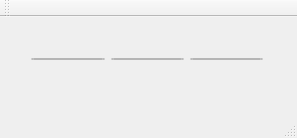
<?xml version="1.0" encoding="UTF-8"?>
<ui version="4.0">
 <class>MainWindow</class>
 <widget class="QMainWindow" name="MainWindow">
  <property name="geometry">
   <rect>
    <x>0</x>
    <y>0</y>
    <width>297</width>
    <height>138</height>
   </rect>
  </property>
  <property name="windowTitle">
   <string>MainWindow</string>
  </property>
  <widget class="QWidget" name="centralWidget">
   <widget class="QWidget" name="">
    <property name="geometry">
     <rect>
      <x>20</x>
      <y>30</y>
      <width>254</width>
      <height>24</height>
     </rect>
    </property>
    <layout class="QGridLayout" name="gridLayout">
     <item row="0" column="0">
      <widget class="QPushButton" name="exit_button">
       <property name="text">
        <string>Exit</string>
       </property>
      </widget>
     </item>
     <item row="0" column="1">
      <widget class="QPushButton" name="start_button">
       <property name="text">
        <string>Start</string>
       </property>
      </widget>
     </item>
     <item row="0" column="2">
      <widget class="QPushButton" name="dev_info_button">
       <property name="text">
        <string>Dev Info</string>
       </property>
      </widget>
     </item>
    </layout>
   </widget>
  </widget>
  <widget class="QMenuBar" name="menuBar">
   <property name="geometry">
    <rect>
     <x>0</x>
     <y>0</y>
     <width>297</width>
     <height>19</height>
    </rect>
   </property>
  </widget>
  <widget class="QToolBar" name="mainToolBar">
   <attribute name="toolBarArea">
    <enum>TopToolBarArea</enum>
   </attribute>
   <attribute name="toolBarBreak">
    <bool>false</bool>
   </attribute>
  </widget>
  <widget class="QStatusBar" name="statusBar"/>
 </widget>
 <layoutdefault spacing="6" margin="11"/>
 <resources/>
 <connections/>
</ui>
